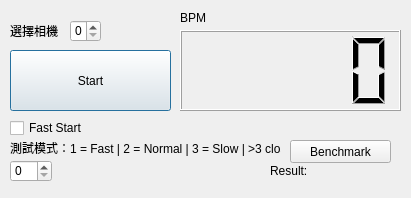
<?xml version="1.0" encoding="UTF-8"?>
<ui version="4.0">
 <class>DefaultWindow</class>
 <widget class="QDialog" name="DefaultWindow">
  <property name="geometry">
   <rect>
    <x>0</x>
    <y>0</y>
    <width>411</width>
    <height>198</height>
   </rect>
  </property>
  <property name="windowTitle">
   <string>HRMonitor Beta</string>
  </property>
  <widget class="QPushButton" name="pushButton">
   <property name="geometry">
    <rect>
     <x>10</x>
     <y>50</y>
     <width>161</width>
     <height>61</height>
    </rect>
   </property>
   <property name="text">
    <string>Start</string>
   </property>
  </widget>
  <widget class="QLCDNumber" name="lcdNumber">
   <property name="geometry">
    <rect>
     <x>180</x>
     <y>30</y>
     <width>221</width>
     <height>81</height>
    </rect>
   </property>
  </widget>
  <widget class="QLabel" name="label">
   <property name="geometry">
    <rect>
     <x>180</x>
     <y>10</y>
     <width>221</width>
     <height>16</height>
    </rect>
   </property>
   <property name="text">
    <string>BPM</string>
   </property>
  </widget>
  <widget class="QCheckBox" name="checkBox">
   <property name="geometry">
    <rect>
     <x>10</x>
     <y>120</y>
     <width>181</width>
     <height>16</height>
    </rect>
   </property>
   <property name="text">
    <string>Fast Start</string>
   </property>
  </widget>
  <widget class="QPushButton" name="pushButton_2">
   <property name="geometry">
    <rect>
     <x>290</x>
     <y>140</y>
     <width>101</width>
     <height>23</height>
    </rect>
   </property>
   <property name="text">
    <string>Benchmark</string>
   </property>
  </widget>
  <widget class="QLabel" name="label_2">
   <property name="geometry">
    <rect>
     <x>270</x>
     <y>160</y>
     <width>121</width>
     <height>21</height>
    </rect>
   </property>
   <property name="text">
    <string>Result:</string>
   </property>
  </widget>
  <widget class="QSpinBox" name="camSpin">
   <property name="geometry">
    <rect>
     <x>70</x>
     <y>20</y>
     <width>31</width>
     <height>22</height>
    </rect>
   </property>
  </widget>
  <widget class="QLabel" name="label_3">
   <property name="geometry">
    <rect>
     <x>10</x>
     <y>20</y>
     <width>61</width>
     <height>21</height>
    </rect>
   </property>
   <property name="text">
    <string>選擇相機</string>
   </property>
  </widget>
  <widget class="QSpinBox" name="modeSpin">
   <property name="geometry">
    <rect>
     <x>10</x>
     <y>160</y>
     <width>42</width>
     <height>22</height>
    </rect>
   </property>
  </widget>
  <widget class="QLabel" name="label_4">
   <property name="geometry">
    <rect>
     <x>10</x>
     <y>140</y>
     <width>271</width>
     <height>16</height>
    </rect>
   </property>
   <property name="text">
    <string>測試模式：1 = Fast | 2 = Normal | 3 = Slow | &gt;3 close</string>
   </property>
  </widget>
 </widget>
 <resources/>
 <connections/>
</ui>
